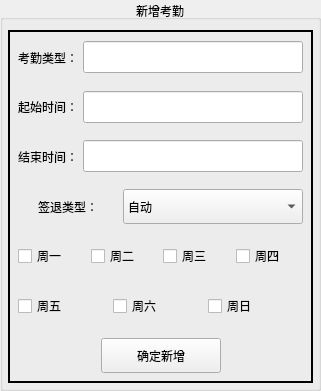
              <widget class="QGroupBox" name="groupBox_insert">
               <property name="geometry">
                <rect>
                 <x>30</x>
                 <y>10</y>
                 <width>321</width>
                 <height>391</height>
                </rect>
               </property>
               <property name="styleSheet">
                <string notr="true">*
{
font: 12pt &quot;楷体&quot;;
}</string>
               </property>
               <property name="title">
                <string>新增考勤</string>
               </property>
               <property name="alignment">
                <set>Qt::AlignCenter</set>
               </property>
               <layout class="QHBoxLayout" name="horizontalLayout_25">
                <property name="spacing">
                 <number>0</number>
                </property>
                <property name="leftMargin">
                 <number>5</number>
                </property>
                <property name="topMargin">
                 <number>10</number>
                </property>
                <property name="rightMargin">
                 <number>5</number>
                </property>
                <property name="bottomMargin">
                 <number>5</number>
                </property>
                <item>
                 <widget class="QWidget" name="widget_insert" native="true">
                  <property name="styleSheet">
                   <string notr="true">
#widget_insert
{
border:2px solid;
}
</string>
                  </property>
                  <layout class="QVBoxLayout" name="verticalLayout_12">
                   <property name="spacing">
                    <number>5</number>
                   </property>
                   <property name="leftMargin">
                    <number>10</number>
                   </property>
                   <property name="topMargin">
                    <number>5</number>
                   </property>
                   <property name="rightMargin">
                    <number>10</number>
                   </property>
                   <property name="bottomMargin">
                    <number>5</number>
                   </property>
                   <item>
                    <widget class="QWidget" name="widget_9" native="true">
                     <layout class="QHBoxLayout" name="horizontalLayout_18">
                      <property name="spacing">
                       <number>5</number>
                      </property>
                      <property name="leftMargin">
                       <number>0</number>
                      </property>
                      <property name="topMargin">
                       <number>0</number>
                      </property>
                      <property name="rightMargin">
                       <number>0</number>
                      </property>
                      <property name="bottomMargin">
                       <number>0</number>
                      </property>
                      <item>
                       <widget class="QLabel" name="groupBox_insert_type_lbl">
                        <property name="text">
                         <string>考勤类型：</string>
                        </property>
                        <property name="alignment">
                         <set>Qt::AlignCenter</set>
                        </property>
                       </widget>
                      </item>
                      <item>
                       <widget class="QLineEdit" name="groupBox_insert_type_line">
                        <property name="minimumSize">
                         <size>
                          <width>0</width>
                          <height>32</height>
                         </size>
                        </property>
                       </widget>
                      </item>
                     </layout>
                    </widget>
                   </item>
                   <item>
                    <widget class="QWidget" name="widget_10" native="true">
                     <layout class="QHBoxLayout" name="horizontalLayout_19">
                      <property name="spacing">
                       <number>5</number>
                      </property>
                      <property name="leftMargin">
                       <number>0</number>
                      </property>
                      <property name="topMargin">
                       <number>0</number>
                      </property>
                      <property name="rightMargin">
                       <number>0</number>
                      </property>
                      <property name="bottomMargin">
                       <number>0</number>
                      </property>
                      <item>
                       <widget class="QLabel" name="groupBox_insert_start_lbl">
                        <property name="text">
                         <string>起始时间：</string>
                        </property>
                        <property name="alignment">
                         <set>Qt::AlignCenter</set>
                        </property>
                       </widget>
                      </item>
                      <item>
                       <widget class="QLineEdit" name="groupBox_insert_start_line">
                        <property name="minimumSize">
                         <size>
                          <width>0</width>
                          <height>32</height>
                         </size>
                        </property>
                       </widget>
                      </item>
                     </layout>
                    </widget>
                   </item>
                   <item>
                    <widget class="QWidget" name="widget_11" native="true">
                     <layout class="QHBoxLayout" name="horizontalLayout_20">
                      <property name="spacing">
                       <number>5</number>
                      </property>
                      <property name="leftMargin">
                       <number>0</number>
                      </property>
                      <property name="topMargin">
                       <number>0</number>
                      </property>
                      <property name="rightMargin">
                       <number>0</number>
                      </property>
                      <property name="bottomMargin">
                       <number>0</number>
                      </property>
                      <item>
                       <widget class="QLabel" name="groupBox_insert_end_lbl">
                        <property name="text">
                         <string>结束时间：</string>
                        </property>
                        <property name="alignment">
                         <set>Qt::AlignCenter</set>
                        </property>
                       </widget>
                      </item>
                      <item>
                       <widget class="QLineEdit" name="groupBox_insert_end_line">
                        <property name="minimumSize">
                         <size>
                          <width>0</width>
                          <height>32</height>
                         </size>
                        </property>
                       </widget>
                      </item>
                     </layout>
                    </widget>
                   </item>
                   <item>
                    <widget class="QWidget" name="widget_12" native="true">
                     <layout class="QHBoxLayout" name="horizontalLayout_21">
                      <property name="spacing">
                       <number>5</number>
                      </property>
                      <property name="leftMargin">
                       <number>0</number>
                      </property>
                      <property name="topMargin">
                       <number>0</number>
                      </property>
                      <property name="rightMargin">
                       <number>0</number>
                      </property>
                      <property name="bottomMargin">
                       <number>0</number>
                      </property>
                      <item>
                       <widget class="QLabel" name="groupBox_insert_qt_type_lbl">
                        <property name="maximumSize">
                         <size>
                          <width>100</width>
                          <height>16777215</height>
                         </size>
                        </property>
                        <property name="text">
                         <string>签退类型：</string>
                        </property>
                        <property name="alignment">
                         <set>Qt::AlignCenter</set>
                        </property>
                       </widget>
                      </item>
                      <item>
                       <widget class="QComboBox" name="groupBox_insert_qt_type_box">
                        <property name="minimumSize">
                         <size>
                          <width>0</width>
                          <height>35</height>
                         </size>
                        </property>
                        <item>
                         <property name="text">
                          <string>自动</string>
                         </property>
                        </item>
                        <item>
                         <property name="text">
                          <string>人脸</string>
                         </property>
                        </item>
                       </widget>
                      </item>
                     </layout>
                    </widget>
                   </item>
                   <item>
                    <widget class="QWidget" name="widget_13" native="true">
                     <layout class="QHBoxLayout" name="horizontalLayout_22">
                      <property name="spacing">
                       <number>5</number>
                      </property>
                      <property name="leftMargin">
                       <number>0</number>
                      </property>
                      <property name="topMargin">
                       <number>0</number>
                      </property>
                      <property name="rightMargin">
                       <number>0</number>
                      </property>
                      <property name="bottomMargin">
                       <number>0</number>
                      </property>
                      <item>
                       <widget class="QCheckBox" name="groupBox_insert_day1">
                        <property name="text">
                         <string>周一</string>
                        </property>
                        <property name="checked">
                         <bool>false</bool>
                        </property>
                       </widget>
                      </item>
                      <item>
                       <widget class="QCheckBox" name="groupBox_insert_day2">
                        <property name="text">
                         <string>周二</string>
                        </property>
                        <property name="checked">
                         <bool>false</bool>
                        </property>
                       </widget>
                      </item>
                      <item>
                       <widget class="QCheckBox" name="groupBox_insert_day3">
                        <property name="text">
                         <string>周三</string>
                        </property>
                        <property name="checked">
                         <bool>false</bool>
                        </property>
                       </widget>
                      </item>
                      <item>
                       <widget class="QCheckBox" name="groupBox_insert_day4">
                        <property name="text">
                         <string>周四</string>
                        </property>
                        <property name="checked">
                         <bool>false</bool>
                        </property>
                       </widget>
                      </item>
                     </layout>
                    </widget>
                   </item>
                   <item>
                    <widget class="QWidget" name="widget_14" native="true">
                     <layout class="QHBoxLayout" name="horizontalLayout_23">
                      <property name="spacing">
                       <number>0</number>
                      </property>
                      <property name="leftMargin">
                       <number>0</number>
                      </property>
                      <property name="topMargin">
                       <number>0</number>
                      </property>
                      <property name="rightMargin">
                       <number>0</number>
                      </property>
                      <property name="bottomMargin">
                       <number>0</number>
                      </property>
                      <item>
                       <widget class="QCheckBox" name="groupBox_insert_day5">
                        <property name="text">
                         <string>周五</string>
                        </property>
                        <property name="checked">
                         <bool>false</bool>
                        </property>
                       </widget>
                      </item>
                      <item>
                       <widget class="QCheckBox" name="groupBox_insert_day6">
                        <property name="text">
                         <string>周六</string>
                        </property>
                        <property name="checked">
                         <bool>false</bool>
                        </property>
                       </widget>
                      </item>
                      <item>
                       <widget class="QCheckBox" name="groupBox_insert_day7">
                        <property name="text">
                         <string>周日</string>
                        </property>
                        <property name="checked">
                         <bool>false</bool>
                        </property>
                       </widget>
                      </item>
                     </layout>
                    </widget>
                   </item>
                   <item>
                    <widget class="QWidget" name="widget_16" native="true">
                     <layout class="QHBoxLayout" name="horizontalLayout_24">
                      <property name="spacing">
                       <number>0</number>
                      </property>
                      <property name="leftMargin">
                       <number>0</number>
                      </property>
                      <property name="topMargin">
                       <number>0</number>
                      </property>
                      <property name="rightMargin">
                       <number>0</number>
                      </property>
                      <property name="bottomMargin">
                       <number>0</number>
                      </property>
                      <item>
                       <spacer name="horizontalSpacer_11">
                        <property name="orientation">
                         <enum>Qt::Horizontal</enum>
                        </property>
                        <property name="sizeHint" stdset="0">
                         <size>
                          <width>82</width>
                          <height>20</height>
                         </size>
                        </property>
                       </spacer>
                      </item>
                      <item>
                       <widget class="QPushButton" name="btn_Root_Update_insert">
                        <property name="minimumSize">
                         <size>
                          <width>120</width>
                          <height>35</height>
                         </size>
                        </property>
                        <property name="text">
                         <string>确定新增</string>
                        </property>
                       </widget>
                      </item>
                      <item>
                       <spacer name="horizontalSpacer_12">
                        <property name="orientation">
                         <enum>Qt::Horizontal</enum>
                        </property>
                        <property name="sizeHint" stdset="0">
                         <size>
                          <width>81</width>
                          <height>20</height>
                         </size>
                        </property>
                       </spacer>
                      </item>
                     </layout>
                    </widget>
                   </item>
                  </layout>
                 </widget>
                </item>
               </layout>
              </widget>
